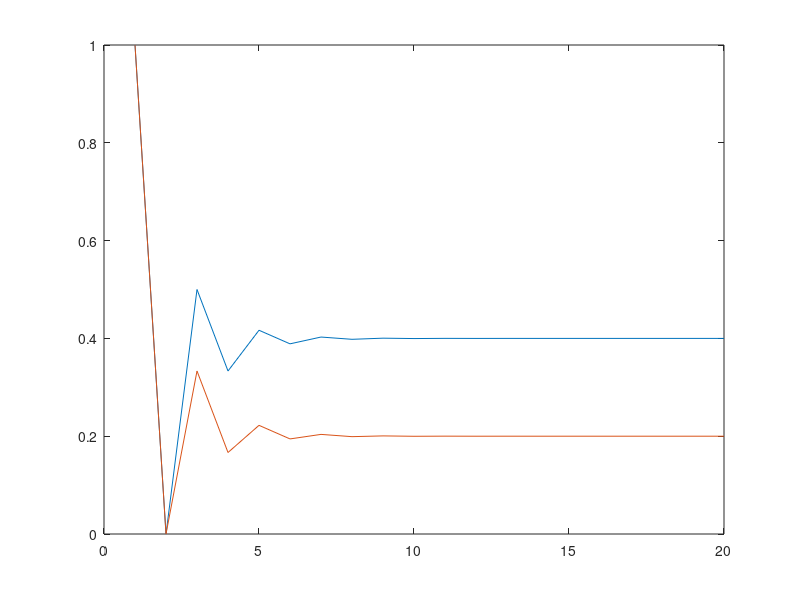

This figure's MATLAB source:
DinvLU = [0, .5; (1/3), 0];
Dinvb = [.5, (1/3)]';
X = [1, 1]';
Y1 = ones(1,20);
Y2 = ones(1,20);
for n = 1:19
    
    X = Dinvb - DinvLU*X;
    Y1(n+1) = X(1);
    Y2(n+1) = X(2);
end
disp(X);
C = 1:1:20;
plot(C, Y1);
hold on;
plot(C, Y2);